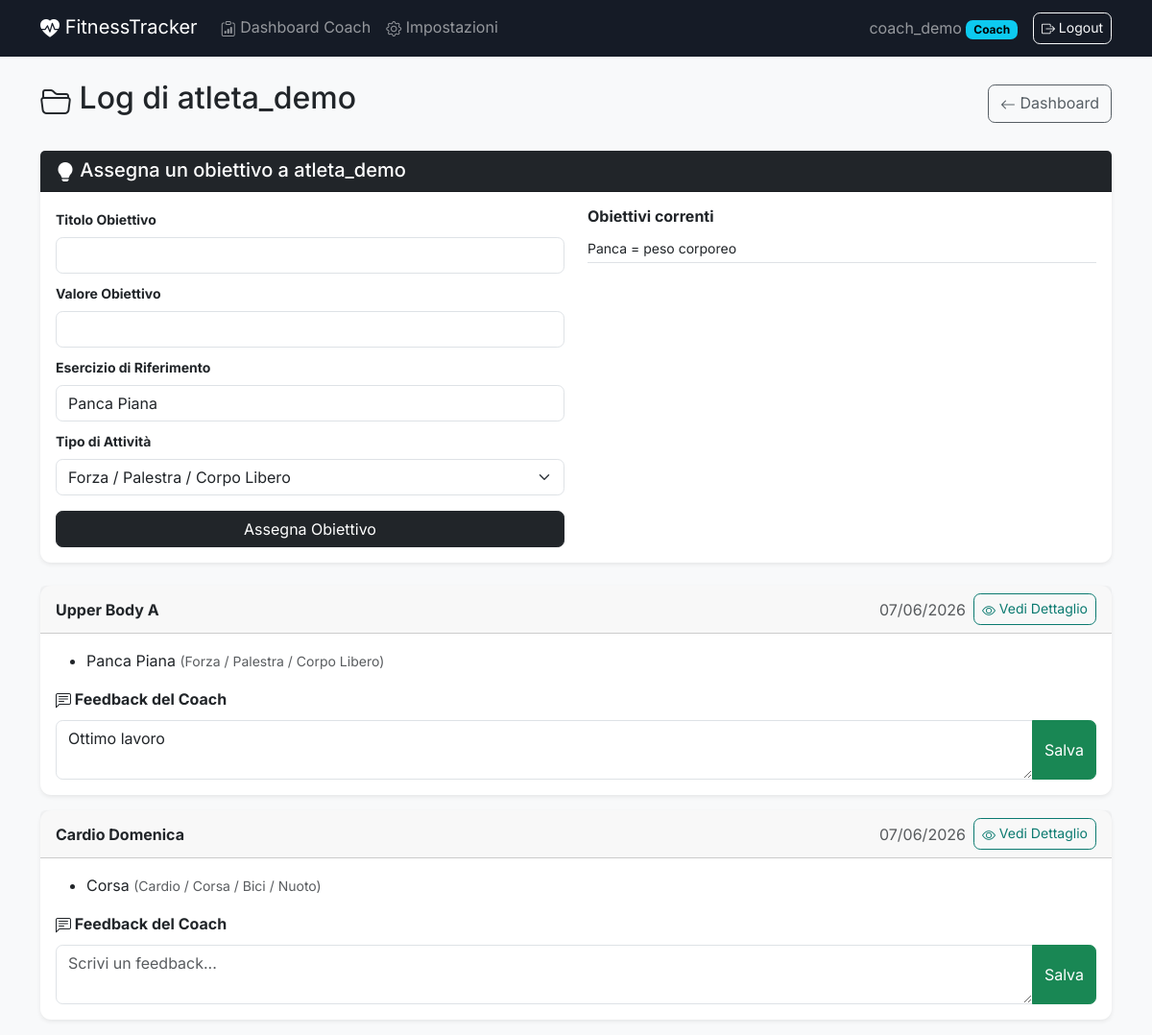
The app's page /coach/atleta/7/ (signed in) with its own data.
### accounts/models.py (models this page shows, shortened)
class CustomUser(AbstractUser):
    is_coach = models.BooleanField(default=False)
    coach = models.ForeignKey(
        'self',
        on_delete=models.SET_NULL,
        null=True,
        blank=True,
        related_name='athletes'
    )
    age = models.PositiveIntegerField(null=True, blank=True)
    weight = models.FloatField(verbose_name="Peso Corporeo (kg)", null=True, blank=True)
    body_fat = models.FloatField(verbose_name="Massa Grassa (%)", null=True, blank=True)
    prezzo_mensile = models.DecimalField(
        verbose_name="Prezzo mensile (€)",
        max_digits=6, decimal_places=2, default=0.00
    )
    def get_active_subscription(self):
        if self.is_coach or not self.coach_id:
            return None
        return self.sent_requests.filter(
            coach=self.coach, status='ACCEPTED'
        ).order_by('-data_richiesta').first()
    def refresh_subscription_status(self):
        from django.utils import timezone
        if self.is_coach or not self.coach_id:
            return
        sub = self.get_active_subscription()
        if sub and sub.data_scadenza and sub.data_scadenza < timezone.now().date():
            sub.status = 'EXPIRED'
            sub.save()
            self.coach = None
            self.save()

### workouts/models.py (models this page shows, shortened)
class Goal(models.Model):
    ACTIVITY_CHOICES = [
        ('FORZA', 'Forza / Palestra / Corpo Libero'),
        ('CARDIO', 'Cardio / Corsa / Bici / Nuoto'),
    ]
    user = models.ForeignKey(settings.AUTH_USER_MODEL, on_delete=models.CASCADE, related_name='goals')
    title = models.CharField(max_length=100)
    target_value = models.CharField(max_length=100)
    is_completed = models.BooleanField(default=False)
    activity_type = models.CharField(max_length=10, choices=ACTIVITY_CHOICES, default='FORZA')
    exercise_name = models.CharField(max_length=100, verbose_name="Nome Esercizio per calcolo", help_text="Es. Panca Piana o Corsa", default="Panca Piana")
    assigned_by_coach = models.BooleanField(default=False)

class WorkoutLog(models.Model):
    user = models.ForeignKey(
        settings.AUTH_USER_MODEL,
        on_delete=models.CASCADE,
        related_name='workouts'
    )
    date = models.DateField(auto_now_add=True)
    title = models.CharField(max_length=100)
    coach_feedback = models.TextField(blank=True, null=True)

class ExerciseSession(models.Model):
    ACTIVITY_CHOICES = [
        ('FORZA', 'Forza / Palestra / Corpo Libero'),
        ('CARDIO', 'Cardio / Corsa / Bici / Nuoto'),
    ]
    MUSCLE_MAP = {
        'panca': 'Petto',
        'bench': 'Petto',
        'croci': 'Petto',
        'fly': 'Petto',
        'spinte': 'Petto',
        'dip': 'Petto',
        'piegamenti': 'Petto',
        'push up': 'Petto',
        'chest': 'Petto',
        'squat': 'Gambe',
        'leg': 'Gambe',
        'affondi': 'Gambe',
        'pressa': 'Gambe',
        'stacco': 'Gambe',
        'deadlift': 'Gambe',
        'quad': 'Gambe',
        'hamstring': 'Gambe',
        'glute': 'Gambe',
        'polpacci': 'Gambe',
        'calf': 'Gambe',
        'triceps': 'Tricipiti',
        'pushdown': 'Tricipiti',
        'french press': 'Tricipiti',
        'curl': 'Bicipiti',
        'biceps': 'Bicipiti',
        'arm': 'Bicipiti',
        'military': 'Spalle',
        'lento': 'Spalle',
        'shoulder press': 'Spalle',
        'lateral': 'Spalle',
        'deltoid': 'Spalle',
        'alzate': 'Spalle',
        'spalle': 'Spalle',
        'press': 'Spalle',
        'trazioni': 'Schiena',
        'pull up': 'Schiena',
        'lat machine': 'Schiena',
        'rematore': 'Schiena',
        'pulley': 'Schiena',
        'row': 'Schiena',
        'pull': 'Schiena',
        'lat': 'Schiena',
        'back': 'Schiena',
        'crunch': 'Addome',
        'plank': 'Addome',
        'core': 'Addome',
        'abs': 'Addome',
        'situp': 'Addome',
    }
    workout_log = models.ForeignKey(
        WorkoutLog,
        on_delete=models.CASCADE,
        related_name='exercises'
    )
    name = models.CharField(max_length=100)
    activity_type = models.CharField(max_length=10, choices=ACTIVITY_CHOICES, default='FORZA')

### workouts/views.py (the view, shortened to what this page needs)
# urls.py: path('coach/atleta/<int:athlete_id>/', CoachAthleteDetailView.as_view(), name='coach_athlete_detail'),
class CoachAthleteDetailView(LoginRequiredMixin, DetailView):
    model = CustomUser
    template_name = 'workouts/coach_athlete_detail.html'
    context_object_name = 'athlete'
    pk_url_kwarg = 'athlete_id'
    def dispatch(self, request, *args, **kwargs):
        if request.user.is_authenticated and not request.user.is_coach:
            raise PermissionDenied("Area riservata ai Coach.")
        return super().dispatch(request, *args, **kwargs)
    def get_queryset(self):
        for athlete in self.request.user.athletes.all():
            athlete.refresh_subscription_status()
        return self.request.user.athletes.all()
    def get_context_data(self, **kwargs):
        context = super().get_context_data(**kwargs)
        context['workouts'] = WorkoutLog.objects.filter(user=self.object).order_by('-date')
        context.setdefault('goal_form', GoalForm())
        context['athlete_goals'] = Goal.objects.filter(user=self.object).order_by('-id')
        return context

### workouts/forms.py
class GoalForm(forms.ModelForm):
    class Meta:
        model = Goal
        fields = ['title', 'target_value', 'exercise_name', 'activity_type']
        labels = {
            'title': 'Titolo Obiettivo',
            'target_value': 'Valore Obiettivo',
            'exercise_name': 'Esercizio di Riferimento',
            'activity_type': 'Tipo di Attività',
        }
        widgets = {
            'title': forms.TextInput(attrs={'class': 'form-control'}),
            'target_value': forms.TextInput(attrs={'class': 'form-control'}),
            'exercise_name': forms.TextInput(attrs={'class': 'form-control'}),
            'activity_type': forms.Select(attrs={'class': 'form-select'}),
        }

### templates/workouts/coach_athlete_detail.html (shortened to what this page needs)
{% extends 'base.html' %}
{% block content %}
<div class="d-flex flex-column flex-sm-row justify-content-between align-items-sm-center gap-2 mb-4">
    <h1 class="h2"><i class="bi bi-folder2-open"></i> Log di {{ athlete.username }}</h1>
    <a href="{% url 'workout_list' %}" class="btn btn-outline-secondary"><i class="bi bi-arrow-left"></i> Dashboard</a>
</div>
<div class="card shadow-sm mb-4 border-dark">
    <div class="card-header bg-dark text-white">
        <h2 class="h5 mb-0"><i class="bi bi-lightbulb-fill"></i> Assegna un obiettivo a {{ athlete.username }}</h2>
    </div>
    <div class="card-body">
        <div class="row">
            <div class="col-md-6">
                <form method="post" action="{% url 'coach_athlete_detail' athlete.id %}">
                    {% for field in goal_form %}
                        <div class="mb-2">
                            <label for="{{ field.id_for_label }}" class="form-label small fw-bold">{{ field.label }}</label>
                            {{ field }}
                        </div>
                    {% endfor %}
                    <button type="submit" class="btn btn-dark w-100 mt-2">Assegna Obiettivo</button>
                </form>
            </div>
            <div class="col-md-6">
                <h3 class="h6 fw-bold">Obiettivi correnti</h3>
                {% for goal in athlete_goals %}
                    <div class="small border-bottom py-1">
                        {{ goal.title }}
                    </div>
                {% empty %}
                    <p class="text-muted small mb-0">Nessun obiettivo impostato.</p>
                {% endfor %}
            </div>
        </div>
    </div>
</div>
{% if workouts %}
    {% for workout in workouts %}
    <div class="card shadow-sm mb-3">
        <div class="card-header d-flex flex-column flex-sm-row justify-content-between align-items-sm-center gap-2">
            <span class="fw-bold">{{ workout.title }}</span>
            <div class="d-flex align-items-center gap-2">
                <span class="text-muted">{{ workout.date|date:"d/m/Y" }}</span>
                <a href="{% url 'workout_detail' workout.id %}" class="btn btn-sm btn-outline-primary"><i class="bi bi-eye"></i> Vedi Dettaglio</a>
            </div>
        </div>
        <div class="card-body">
            <ul class="mb-3">
                {% for exercise in workout.exercises.all %}
                <li>{{ exercise.name }} <small class="text-muted">({{ exercise.get_activity_type_display }})</small></li>
                {% empty %}
                <li class="text-muted">Nessun esercizio registrato.</li>
                {% endfor %}
            </ul>
            <form method="post" action="{% url 'coach_athlete_detail' athlete.id %}">
                <label class="form-label fw-bold"><i class="bi bi-chat-left-text"></i> Feedback del Coach</label>
                <div class="input-group">
                    <textarea name="coach_feedback" class="form-control" rows="2"
                              placeholder="Scrivi un feedback...">{{ workout.coach_feedback|default_if_none:"" }}</textarea>
                    <button type="submit" class="btn btn-success">Salva</button>
                </div>
            </form>
        </div>
    </div>
    {% endfor %}
{% else %}
    <p class="text-muted">Questo atleta non ha ancora registrato allenamenti.</p>
{% endif %}
{% endblock %}

### templates/base.html (shortened to what this page needs)
<!DOCTYPE html>
{% load static %}
<html lang="it">
<head>
    <link href="https://cdn.jsdelivr.net/npm/bootstrap@5.3.2/dist/css/bootstrap.min.css" rel="stylesheet">
    <link href="https://cdn.jsdelivr.net/npm/bootstrap-icons@1.11.3/font/bootstrap-icons.min.css" rel="stylesheet">
    <link rel="stylesheet" href="{% static 'css/style.css' %}">
</head>
<body class="bg-light">
    <nav class="navbar navbar-expand-lg navbar-dark bg-dark sticky-top mb-4">
        <div class="container">
            <a class="navbar-brand" href="{% url 'home' %}"><i class="bi bi-heart-pulse-fill"></i> FitnessTracker</a>
            <div class="collapse navbar-collapse" id="mainNav">
                {% if user.is_authenticated %}
                <ul class="navbar-nav me-auto">
                    {% if user.is_coach %}
                        <li class="nav-item"><a class="nav-link" href="{% url 'workout_list' %}"><i class="bi bi-clipboard-data"></i> Dashboard Coach</a></li>
                        <li class="nav-item"><a class="nav-link" href="{% url 'coach_settings' %}"><i class="bi bi-gear"></i> Impostazioni</a></li>
                    {% endif %}
                </ul>
                <ul class="navbar-nav ms-auto align-items-lg-center">
                    <li class="nav-item">
                        <span class="navbar-text me-3">
                            {{ user.username }}
                            <span class="badge text-bg-{% if user.is_coach %}info{% else %}secondary{% endif %}">
                                {% if user.is_coach %}Coach{% else %}Atleta{% endif %}
                            </span>
                        </span>
                    </li>
                    <li class="nav-item">
                        <form method="post" action="{% url 'logout' %}" class="d-inline">
                            <button type="submit" class="btn btn-sm btn-outline-light"><i class="bi bi-box-arrow-right"></i> Logout</button>
                        </form>
                    </li>
                </ul>
                {% endif %}
            </div>
        </div>
    </nav>
    <div class="container">
        {% block content %}
        {% endblock %}
    </div>
</body>
</html>

### static/css/style.css (style rules this page uses)
:root { --brand-primary: #0b7a70; --brand-primary-dark: #086159; --brand-navy: #151b26; --brand-radius: 0.7rem; }
body { font-family: 'Inter', -apple-system, BlinkMacSystemFont, "Segoe UI", Roboto, sans-serif; background-color: #f4f6f8; }
.navbar.bg-dark { background-color: var(--brand-navy) !important; }
a { color: var(--brand-primary); }
.card { border: none; border-radius: var(--brand-radius); box-shadow: 0 2px 14px rgba(15, 23, 42, 0.08); }
.btn, .form-control, .form-select, .badge, .alert { border-radius: calc(var(--brand-radius) - 0.25rem); }
.bi { vertical-align: -0.125em; }
.btn-outline-primary { --bs-btn-color: var(--brand-primary); --bs-btn-border-color: var(--brand-primary); --bs-btn-hover-bg: var(--brand-primary); --bs-btn-hover-border-color: var(--brand-primary); --bs-btn-active-bg: var(--brand-primary-dark); --bs-btn-active-border-color: var(--brand-primary-dark); }
.btn-outline-secondary { --bs-btn-color: #565e64; --bs-btn-border-color: #565e64; --bs-btn-hover-bg: #565e64; --bs-btn-hover-border-color: #565e64; --bs-btn-active-bg: #565e64; --bs-btn-active-border-color: #565e64; }

### records on screen
CustomUser: username "coach_demo"
CustomUser: username "atleta_demo"
Goal: title "Panca = peso corporeo"
WorkoutLog: title "Upper Body A", date "07/06/2026", coach_feedback "Ottimo lavoro"
ExerciseSession: name "Panca Piana", activity_type "Forza / Palestra / Corpo Libero"
WorkoutLog: title "Cardio Domenica", date "07/06/2026"
ExerciseSession: name "Corsa", activity_type "Cardio / Corsa / Bici / Nuoto"

### other values on screen
{{ field.label }} "Titolo Obiettivo" "Valore Obiettivo" "Esercizio di Riferimento" "Tipo di Attività"
